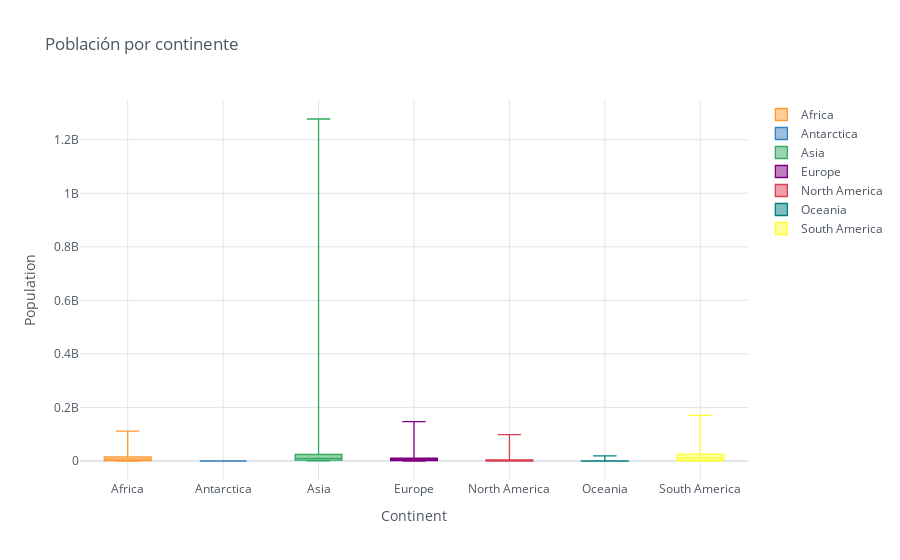

The notebook cell saved with this chart:
### Code cell
# Boxplot o grafico de caja

Data_res1.iplot(kind='box', xTitle='Continent',
                    yTitle='Population', title='Población por continente')

### Figure 1 — Plotly figure (JSON) as saved in the notebook; plotly's stock layout.template omitted (floating-point values rounded to 4 significant figures; data arrays with more than 128 entries replaced by an {"elided": "..."} marker saying what was removed)
{"data": [{"boxpoints": false, "line": {"width": 1.3}, "marker": {"color": "rgba(255, 153, 51, 1.0)"}, "name": "Africa", "orientation": "v", "type": "box", "y": {"elided": "236 int values"}}, {"boxpoints": false, "line": {"width": 1.3}, "marker": {"color": "rgba(55, 128, 191, 1.0)"}, "name": "Antarctica", "orientation": "v", "type": "box", "y": {"elided": "236 int values"}}, {"boxpoints": false, "line": {"width": 1.3}, "marker": {"color": "rgba(50, 171, 96, 1.0)"}, "name": "Asia", "orientation": "v", "type": "box", "y": {"elided": "236 int values"}}, {"boxpoints": false, "line": {"width": 1.3}, "marker": {"color": "rgba(128, 0, 128, 1.0)"}, "name": "Europe", "orientation": "v", "type": "box", "y": {"elided": "236 int values"}}, {"boxpoints": false, "line": {"width": 1.3}, "marker": {"color": "rgba(219, 64, 82, 1.0)"}, "name": "North America", "orientation": "v", "type": "box", "y": {"elided": "236 int values"}}, {"boxpoints": false, "line": {"width": 1.3}, "marker": {"color": "rgba(0, 128, 128, 1.0)"}, "name": "Oceania", "orientation": "v", "type": "box", "y": {"elided": "236 int values"}}, {"boxpoints": false, "line": {"width": 1.3}, "marker": {"color": "rgba(255, 255, 51, 1.0)"}, "name": "South America", "orientation": "v", "type": "box", "y": {"elided": "236 int values"}}], "layout": {"legend": {"bgcolor": "#FFFFFF", "font": {"color": "#4D5663"}}, "paper_bgcolor": "#FFFFFF", "plot_bgcolor": "#FFFFFF", "title": {"font": {"color": "#4D5663"}, "text": "Población por continente"}, "xaxis": {"gridcolor": "#E1E5ED", "showgrid": true, "tickfont": {"color": "#4D5663"}, "title": {"font": {"color": "#4D5663"}, "text": "Continent"}, "zerolinecolor": "#E1E5ED"}, "yaxis": {"gridcolor": "#E1E5ED", "showgrid": true, "tickfont": {"color": "#4D5663"}, "title": {"font": {"color": "#4D5663"}, "text": "Population"}, "zerolinecolor": "#E1E5ED"}}}
